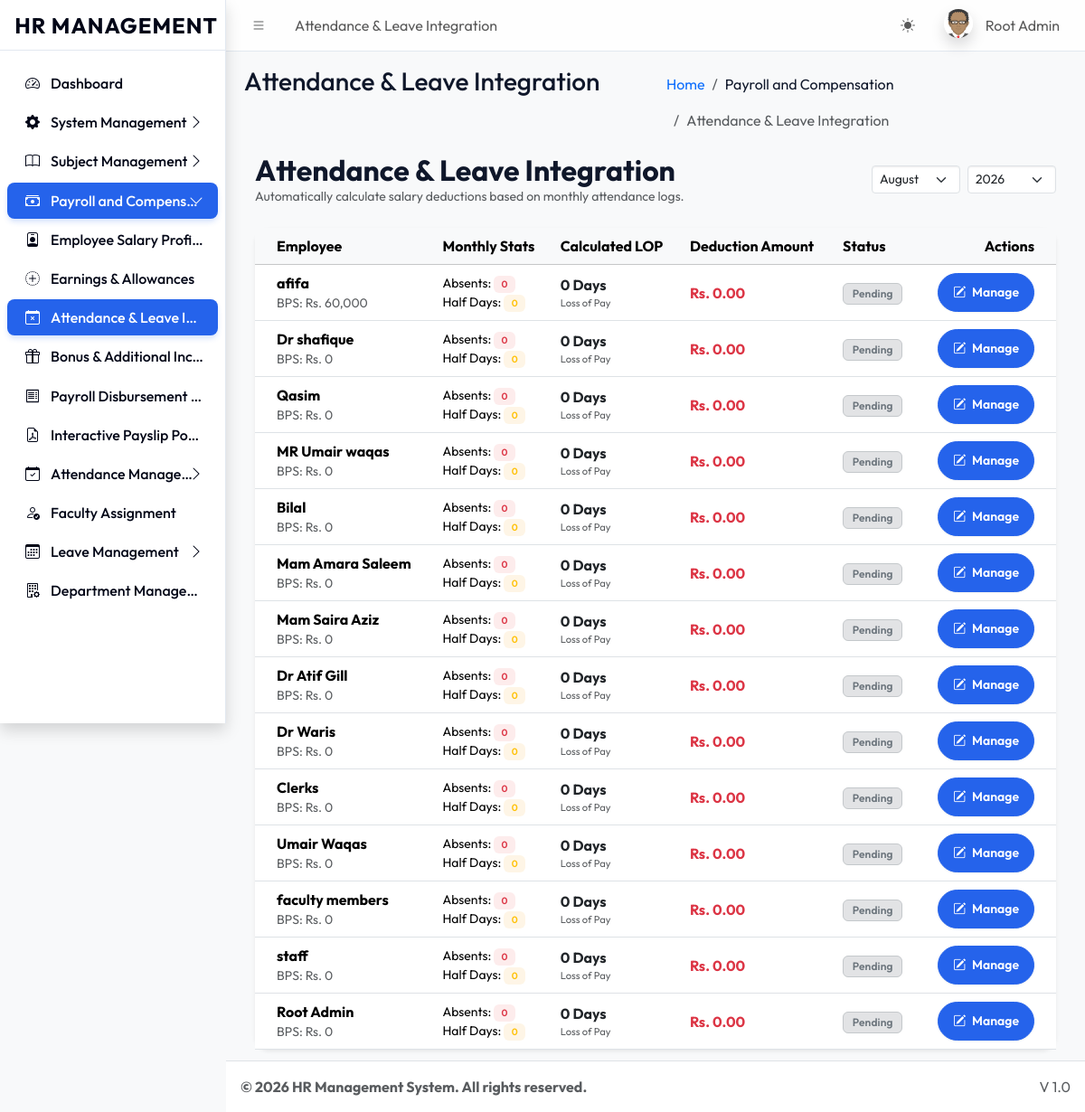
Screenshot of /dashboards/super_admin/attendance_integration.php (signed in) with the database file from the repository.
### tables this page shows
CREATE TABLE `sys_pages` (
  `id` int(11) NOT NULL,
  `parent_id` int(11) DEFAULT 0,
  `page_name` varchar(100) NOT NULL,
  `page_url` varchar(255) DEFAULT '#',
  `icon_class` varchar(50) DEFAULT 'bi bi-circle',
  `sort_order` int(11) DEFAULT 0
);

CREATE TABLE `users` (
  `id` int(11) NOT NULL,
  `name` varchar(100) NOT NULL,
  `email` varchar(100) NOT NULL,
  `password` varchar(255) NOT NULL,
  `role` varchar(50) NOT NULL,
  `identity_no` varchar(50) DEFAULT NULL,
  `registration_no` varchar(50) DEFAULT NULL,
  `is_active` tinyint(1) DEFAULT 1,
  `department_id` int(11) DEFAULT NULL,
  `biometric_id` varchar(100) DEFAULT NULL
);

### dashboards/super_admin/attendance_integration.php (the view, shortened to what this page needs)
<?php
require_once '../../core/db.php';
$month = $_GET['month'] ?? date('m');
$year = $_GET['year'] ?? date('Y');
require_once '../../includes/header.php';
$query = "
    SELECT u.id, u.name, u.email, r.role_name,
           s.basic_salary, s.allowances, s.deductions as current_profile_deductions,
           (SELECT COUNT(*) FROM attendance a WHERE a.user_id = u.id AND MONTH(a.date) = ? AND YEAR(a.date) = ? AND a.status = 'Absent') as actual_absents,
           (SELECT COUNT(*) FROM attendance a WHERE a.user_id = u.id AND MONTH(a.date) = ? AND YEAR(a.date) = ? AND a.status = 'Half Day') as actual_half_days,
           pa.lop_days, pa.auto_calculated_deduction, pa.manual_deduction_adjustment, pa.total_attendance_deduction, pa.remarks
    FROM users u
    JOIN sys_roles r ON u.role = r.role_key
    LEFT JOIN employee_salary_profiles s ON u.id = s.user_id
    LEFT JOIN employee_payroll_attendance pa ON u.id = pa.user_id AND pa.payroll_month = ? AND pa.payroll_year = ?
    ORDER BY u.id DESC
";
$stmt = $pdo->prepare($query);
$stmt->execute([$month, $year, $month, $year, $month, $year]);
$usersList = $stmt->fetchAll();
?>
<div class="container-fluid">
    <div class="d-flex justify-content-between align-items-center mb-4">
        <div>
            <h2 class="fw-bold mb-0">Attendance & Leave Integration</h2>
            <p class="text-muted small mb-0">Automatically calculate salary deductions based on monthly attendance logs.</p>
        </div>
        <form method="GET" class="d-flex gap-2">
            <select name="month" class="form-select form-select-sm" onchange="this.form.submit()">
                <?php for($m=1; $m<=12; $m++): ?>
                    <option value="<?= sprintf('%02d', $m) ?>" <?= $month == sprintf('%02d', $m) ? 'selected' : '' ?>>
                        <?= date('F', mktime(0, 0, 0, $m, 1)) ?>
                    </option>
                <?php endfor; ?>
            </select>
            <select name="year" class="form-select form-select-sm" onchange="this.form.submit()">
                <?php for($y=date('Y'); $y>=2020; $y--): ?>
                    <option value="<?= $y ?>" <?= $year == $y ? 'selected' : '' ?>><?= $y ?></option>
                <?php endfor; ?>
            </select>
        </form>
    </div>
    <div class="card border-0 shadow-sm">
        <div class="card-body p-0">
            <div class="table-responsive">
                <table class="table table-hover align-middle mb-0">
                    <thead class="table-light">
                        <tr>
                            <th class="ps-4">Employee</th>
                            <th>Monthly Stats</th>
                            <th>Calculated LOP</th>
                            <th>Deduction Amount</th>
                            <th>Status</th>
                            <th class="text-end pe-4">Actions</th>
                        </tr>
                    </thead>
                    <tbody>
                        <?php foreach($usersList as $u): ?>
                        <?php
                            $absentCount = $u['actual_absents'];
                            $halfDayCount = $u['actual_half_days'];
                            $lopDays = $absentCount + ($halfDayCount * 0.5);
                            $dailyRate = ($u['basic_salary'] ?: 0) / 30;
                            $calculatedDeduction = $lopDays * $dailyRate;
                            $isSaved = !is_null($u['total_attendance_deduction']);
                            $displayDeduction = $isSaved ? $u['total_attendance_deduction'] : $calculatedDeduction;
                        ?>
                        <tr>
                            <td class="ps-4">
                                <div class="fw-bold"><?= htmlspecialchars($u['name']) ?></div>
                                <div class="text-muted small">BPS: Rs. <?= number_format($u['basic_salary'] ?: 0, 0) ?></div>
                            </td>
                            <td>
                                <div class="small">Absents: <span class="badge bg-danger-subtle text-danger"><?= $absentCount ?></span></div>
                                <div class="small">Half Days: <span class="badge bg-warning-subtle text-warning"><?= $halfDayCount ?></span></div>
                            </td>
                            <td>
                                <div class="fw-bold text-dark"><?= $lopDays ?> Days</div>
                                <div class="text-muted tiny">Loss of Pay</div>
                            </td>
                            <td>
                                <div class="fw-bold text-danger">Rs. <?= number_format($displayDeduction, 2) ?></div>
                            </td>
                            <td>
                                <?php if($isSaved): ?>
                                    <span class="badge bg-success-subtle text-success border border-success-subtle">Synced</span>
                                <?php else: ?>
                                    <span class="badge bg-secondary-subtle text-secondary border border-secondary-subtle">Pending</span>
                                <?php endif; ?>
                            </td>
                            <td class="text-end pe-4">
                                <button class="btn btn-sm btn-primary rounded-pill px-3" onclick='manageAttnDeduct(<?= json_encode($u) ?>, <?= $lopDays ?>, <?= $calculatedDeduction ?>)'>
                                    <i class="bi bi-pencil-square me-1"></i> Manage
                                </button>
                            </td>
                        </tr>
                        <?php endforeach; ?>
                    </tbody>
                </table>
            </div>
        </div>
    </div>
</div>
<?php require_once '../../includes/footer.php'; ?>

### includes/header.php (shortened to what this page needs)
<?php
require_once __DIR__ . '/../core/session.php';
$current_url = substr($_SERVER['SCRIPT_NAME'], strlen('/universal/'));
$pageStmt = $pdo->prepare("SELECT * FROM sys_pages WHERE page_url LIKE ? LIMIT 1");
$pageStmt->execute(["%$current_url%"]);
$currentPageData = $pageStmt->fetch();
$pageTitle = $currentPageData['page_name'] ?? 'Dashboard';
$pageId = $currentPageData['id'] ?? 0;
$breadcrumbs = [];
if ($currentPageData) {
    $crumbId = $currentPageData['id'];
    while($crumbId != 0) {
        $crumbStmt = $pdo->prepare("SELECT id, parent_id, page_name, page_url FROM sys_pages WHERE id = ?");
        $crumbStmt->execute([$crumbId]);
        $crumb = $crumbStmt->fetch();
        array_unshift($breadcrumbs, $crumb);
        $crumbId = $crumb['parent_id'];
    }
}
?>
<!DOCTYPE html>
<html lang="en"> <head>
    <link rel="stylesheet" href="<?= BASE_URL ?>assets/css/bootstrap.min.css" />
    <link rel="stylesheet" href="<?= BASE_URL ?>assets/css/bootstrap-icons.css" />
    <link rel="stylesheet" href="<?= BASE_URL ?>assets/css/adminlte.min.css" />
    <link rel="stylesheet" href="<?= BASE_URL ?>assets/css/custom_theme.css" />
</head>
<body class="layout-fixed sidebar-expand-lg bg-body-tertiary">
<div class="app-wrapper">
    <nav class="app-header navbar navbar-expand bg-body">
        <div class="container-fluid">
            <ul class="navbar-nav">
                <li class="nav-item"> <a class="nav-link" data-lte-toggle="sidebar" href="#" role="button"><i class="bi bi-list"></i></a> </li>
                <li class="nav-item d-none d-md-block"> <a href="#" class="nav-link"><?= $pageTitle ?></a> </li>
            </ul>
            <ul class="navbar-nav ms-auto">
                 <li class="nav-item">
                    <button class="btn btn-link nav-link" id="theme-toggle" type="button">
                        <i class="bi bi-sun-fill" id="theme-icon"></i>
                    </button>
                </li>
                <li class="nav-item dropdown user-menu">
                    <a href="#" class="nav-link dropdown-toggle" data-bs-toggle="dropdown">
                        <img src="<?= !empty($_SESSION['avatar']) ? $_SESSION['avatar'] : BASE_URL.'assets/img/avatar.png' ?>" class="user-image rounded-circle shadow" alt="User Image">
                        <span class="d-none d-md-inline ms-1"><?= htmlspecialchars($_SESSION['name']) ?></span>
                    </a>
                </li>
            </ul>
        </div>
    </nav>
    <?php include 'sidebar.php'; ?>
    <main class="app-main">
        <div class="app-content-header">
            <div class="container-fluid">
                <div class="row">
                    <div class="col-sm-6"><h3 class="mb-0"><?= $pageTitle ?></h3></div>
                    <div class="col-sm-6">
                        <ol class="breadcrumb float-sm-end">
                            <li class="breadcrumb-item"><a href="<?= BASE_URL ?>">Home</a></li>
                            <?php foreach($breadcrumbs as $b): ?>
                                <li class="breadcrumb-item <?= ($b['id'] == $pageId) ? 'active' : '' ?>">
                                    <?= htmlspecialchars($b['page_name']) ?>
                                </li>
                            <?php endforeach; ?>
                        </ol>
                    </div>
                </div>
            </div>
        </div>
        <div class="app-content">
            <div class="container-fluid">

### includes/sidebar.php
<aside class="app-sidebar shadow">
    <div class="sidebar-brand text-center py-4">
        <a href="<?= BASE_URL ?>index.php" class="brand-link text-decoration-none">
            <span class="brand-text fw-bold fs-4 text-primary" style="letter-spacing: 1px;">HR MANAGEMENT</span>
        </a>
    </div>
    <div class="sidebar-wrapper">
        <nav class="mt-2">
            <ul class="nav sidebar-menu flex-column" data-lte-toggle="treeview" role="menu" data-accordion="false">
                <?php
                function renderMenu($pdo, $parentId = 0, $userRole, $currentPath)
                {
                    $sql = "
                        SELECT p.* FROM sys_pages p
                        JOIN role_access ra ON p.id = ra.page_id
                        WHERE p.parent_id = ? AND ra.role_key = ?
                        ORDER BY p.sort_order ASC
                    ";
                    $stmt = $pdo->prepare($sql);
                    $stmt->execute([$parentId, $userRole]);
                    $items = $stmt->fetchAll();
                    foreach ($items as $item) {
                        $itemUrl = str_replace('\\', '/', $item['page_url']);
                        $childSql = "
                            SELECT p.* FROM sys_pages p
                            JOIN role_access ra ON p.id = ra.page_id
                            WHERE p.parent_id = ? AND ra.role_key = ?
                            ORDER BY p.sort_order ASC
                        ";
                        $childStmt = $pdo->prepare($childSql);
                        $childStmt->execute([$item['id'], $userRole]);
                        $children = $childStmt->fetchAll();
                        $hasChildren = count($children) > 0;
                        $isActive = ($currentPath === $itemUrl && $itemUrl !== '#');
                        $isExpanded = false;
                        if ($hasChildren) {
                            foreach ($children as $child) {
                                if ($currentPath === str_replace('\\', '/', $child['page_url'])) {
                                    $isExpanded = true;
                                    break;
                                }
                            }
                        }
                        $itemClass = "nav-item";
                        if ($hasChildren && $isExpanded) $itemClass .= " menu-open";
                        $linkClass = "nav-link";
                        if ($isActive || ($hasChildren && $isExpanded)) $linkClass .= " active";
                        echo '<li class="' . $itemClass . '">';
                        echo '<a href="' . ($hasChildren ? '#' : BASE_URL . $itemUrl) . '" class="' . $linkClass . '">';
                        echo '<i class="nav-icon ' . ($item['icon_class'] ?: 'bi bi-circle') . '"></i>';
                        echo '<p>' . htmlspecialchars($item['page_name']);
                        if ($hasChildren) {
                            echo '<i class="nav-arrow bi bi-chevron-right"></i>';
                        }
                        echo '</p></a>';
                        if ($hasChildren) {
                            echo '<ul class="nav nav-treeview">';
                            foreach ($children as $child) {
                                $childUrl = str_replace('\\', '/', $child['page_url']);
                                $isChildActive = ($currentPath === $childUrl);
                                echo '<li class="nav-item">';
                                echo '<a href="' . BASE_URL . $childUrl . '" class="nav-link ' . ($isChildActive ? 'active' : '') . '">';
                                echo '<i class="nav-icon ' . ($child['icon_class'] ?: 'bi bi-circle') . '"></i>';
                                echo '<p>' . htmlspecialchars($child['page_name']) . '</p>';
                                echo '</a></li>';
                            }
                            echo '</ul>';
                        }
                        echo '</li>';
                    }
                }
                $currentPath = str_replace('\\', '/', substr($_SERVER['SCRIPT_NAME'], strlen('/universal/')));
                renderMenu($pdo, 0, $_SESSION['role'], $currentPath);
                ?>
            </ul>
        </nav>
    </div>
</aside>

### assets/css/custom_theme.css (style rules this page uses)
:root { --primary-cobalt: #2563eb; --primary-cobalt-dark: #1d4ed8; --slate-50: #f8fafc; --slate-100: #f1f5f9; --slate-200: #e2e8f0; --slate-500: #64748b; --slate-800: #1e293b; --slate-900: #0f172a; --slate-950: #020617; }
body { font-family: var(--theme-font, 'Outfit', sans-serif); background-color: var(--slate-50); color: var(--slate-900); -webkit-font-smoothing: antialiased; }
.app-sidebar { background-color: var(--theme-sidebar-bg, #ffffff) !important; background-image: none !important; border-right: 1px solid var(--theme-card-border, #e2e8f0) !important; }
.sidebar-brand { border-bottom: 1px solid var(--theme-card-border, #e2e8f0) !important; }
.app-sidebar .brand-text, .app-sidebar .nav-link, .app-sidebar .nav-icon, .app-sidebar .nav-arrow { color: var(--theme-sidebar-accent, #020617) !important; font-weight: 500; }
.sidebar-menu .nav-link.active { background-color: var(--theme-primary-color, #2563eb) !important; color: #ffffff !important; box-shadow: 0 4px 6px -1px rgba(37, 99, 235, 0.2); border-radius: 0.5rem; }
.sidebar-menu .nav-link.active .nav-icon, .sidebar-menu .nav-link.active .nav-arrow { color: #ffffff !important; }
.app-header { background-color: var(--theme-navbar-bg, #ffffff) !important; border-bottom: 1px solid var(--theme-card-border, #e2e8f0) !important; backdrop-filter: blur(8px); background-color: rgba(255, 255, 255, 0.8) !important; }
.card { border: 1px solid var(--theme-card-border, #e2e8f0); border-radius: 1rem; box-shadow: 0 1px 3px 0 rgba(0, 0, 0, 0.05); background-color: #ffffff; }
.btn-primary { background-color: var(--theme-primary-color, #2563eb); border-color: var(--theme-primary-color, #2563eb); padding: 0.625rem 1.25rem; font-weight: 600; border-radius: 0.75rem; box-shadow: 0 1px 2px 0 rgba(0, 0, 0, 0.05); }
.badge { padding: 0.4em 0.8em; font-weight: 600; letter-spacing: 0.01em; }

### dashboards/super_admin/attendance_integration.php (style rules this page uses)
.bg-danger-subtle { background-color: rgba(239, 68, 68, 0.1) !important; }
.bg-warning-subtle { background-color: rgba(245, 158, 11, 0.1) !important; }
.tiny { font-size: 0.7rem; }

### rows the page displays
sys_pages: page_name "Attendance & Leave Integration", page_name "Attendance & Leave I…"
sys_pages: page_name "Dashboard"
sys_pages: page_name "System Management"
sys_pages: page_name "Subject Management"
sys_pages: page_name "Payroll and Compens…", page_name "Payroll and Compensation"
sys_pages: page_name "Employee Salary Profi…"
sys_pages: page_name "Earnings & Allowances"
sys_pages: page_name "Bonus & Additional Inc…"
sys_pages: page_name "Payroll Disbursement…"
sys_pages: page_name "Interactive Payslip Po…"
sys_pages: page_name "Attendance Manage…"
sys_pages: page_name "Faculty Assignment"
sys_pages: page_name "Leave Management"
sys_pages: page_name "Department Manage…"
users: name "afifa", basic_salary "60,000", absentCount "0", halfDayCount "0", lopDays "0", displayDeduction "0.00"
users: name "Dr shafique", basic_salary "0", absentCount "0", halfDayCount "0", lopDays "0", displayDeduction "0.00"
users: name "Qasim", basic_salary "0", absentCount "0", halfDayCount "0", lopDays "0", displayDeduction "0.00"
users: name "MR Umair waqas", basic_salary "0", absentCount "0", halfDayCount "0", lopDays "0", displayDeduction "0.00"
users: name "Bilal", basic_salary "0", absentCount "0", halfDayCount "0", lopDays "0", displayDeduction "0.00"
users: name "Mam Amara Saleem", basic_salary "0", absentCount "0", halfDayCount "0", lopDays "0", displayDeduction "0.00"
users: name "Mam Saira Aziz", basic_salary "0", absentCount "0", halfDayCount "0", lopDays "0", displayDeduction "0.00"
users: name "Dr Atif Gill", basic_salary "0", absentCount "0", halfDayCount "0", lopDays "0", displayDeduction "0.00"
users: name "Dr Waris", basic_salary "0", absentCount "0", halfDayCount "0", lopDays "0", displayDeduction "0.00"
users: name "Clerks", basic_salary "0", absentCount "0", halfDayCount "0", lopDays "0", displayDeduction "0.00"
users: name "Umair Waqas", basic_salary "0", absentCount "0", halfDayCount "0", lopDays "0", displayDeduction "0.00"
users: name "faculty members", basic_salary "0", absentCount "0", halfDayCount "0", lopDays "0", displayDeduction "0.00"
users: name "staff", basic_salary "0", absentCount "0", halfDayCount "0", lopDays "0", displayDeduction "0.00"
users: name "Root Admin", basic_salary "0", absentCount "0", halfDayCount "0", lopDays "0", displayDeduction "0.00"

### other values shown
$_SESSION['name'] "Root Admin"
$settings['footer_text'] "© 2026 HR Management System. All rights reserved."
form field month "August"
form field year "2026"
